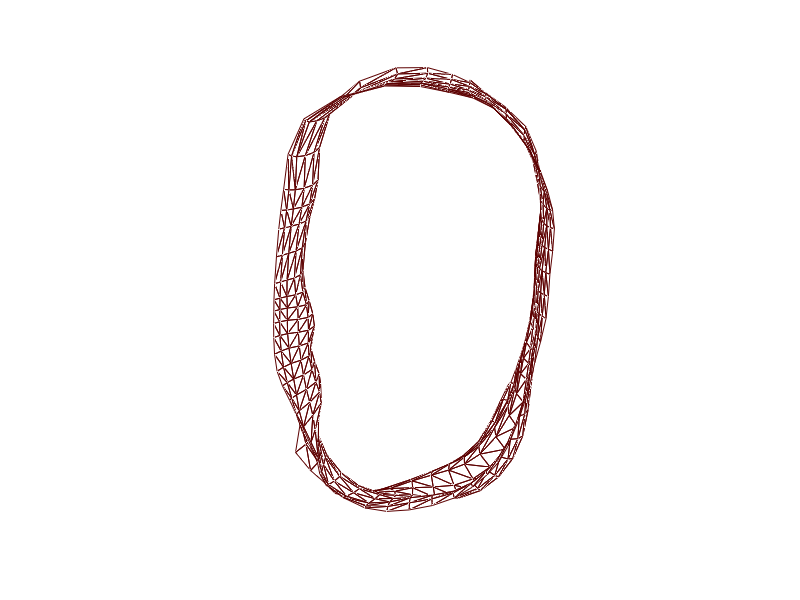

MATLAB code for this plot: (Note: this script raises an error after producing the figure.)

function test_generate_hrbf()

% Register gptoolbox
addpath(genpath('external'));

% Load neutral mesh
mesh = {};
load('mesh/neutral.mat');

% Regenerate and show HRBF
colors = hsv(length(mesh.bones));
i = 1;
offset = 1;
function regen(compute)
    
    % Recompute
    if compute
        [mesh.bones{i}.hrbf.points, mesh.bones{i}.hrbf.normals] = hrbf_points(mesh.bones{i}.vertices, mesh.bones{i}.faces, offset);
        mesh.bones{i}.hrbf.centers = hrbf_centers(mesh.bones{i}.hrbf.points);
        mesh.bones{i}.hrbf.coefficients = hrbf_coefficients(mesh.bones{i}.hrbf.centers, mesh.bones{i}.hrbf.points, mesh.bones{i}.hrbf.normals);
    end
    
    % Show
    v = get(gca, 'view');
    trimesh(mesh.bones{i}.faces, mesh.bones{i}.vertices(:, 1), mesh.bones{i}.vertices(:, 2), mesh.bones{i}.vertices(:, 3), 'FaceAlpha', 0, 'EdgeColor', colors(i, :));
    view([-90, 0]);
    camlight;
    view([90, 0]);
    camlight;
    axis equal;
    grid off;
    lighting gouraud;
    axis off;
    hold on;
    [X, Y, Z] = meshgrid( ...
        min(mesh.bones{i}.vertices(:, 1)) - 3 : 0.2 : max(mesh.bones{i}.vertices(:, 1)) + 3, ...
        min(mesh.bones{i}.vertices(:, 2)) - 3 : 0.2 : max(mesh.bones{i}.vertices(:, 2)) + 3, ...
        min(mesh.bones{i}.vertices(:, 3)) - 3 : 0.2 : max(mesh.bones{i}.vertices(:, 3)) + 3 ...
    );
    V = hrbf_apply(mesh.bones{i}.hrbf.centers, mesh.bones{i}.hrbf.coefficients, [X(:), Y(:), Z(:)]);
    V = reshape(V, size(X));
    p = patch(isosurface(X, Y, Z, V, 0));
    isonormals(X, Y, Z, V, p);
    p.FaceColor = colors(i, :);
    p.FaceAlpha = 0.5;
    p.EdgeColor = 'none';
    quiver3(mesh.bones{i}.hrbf.points(:, 1), mesh.bones{i}.hrbf.points(:, 2), mesh.bones{i}.hrbf.points(:, 3), mesh.bones{i}.hrbf.normals(:, 1), mesh.bones{i}.hrbf.normals(:, 2), mesh.bones{i}.hrbf.normals(:, 3), 'Color', colors(i, :));
    hold off;
    set(gca, 'view', v);
    
    % Handle key callback
    function callback(~, event, ~)
        switch event.Key
            case 's'
                i = mod(i, length(mesh.bones)) + 1;
                offset = 1;
                regen(0);
            case 'y'
                save('mesh/neutral.mat', 'mesh');
                disp('neutral.mat saved');
                i = mod(i, length(mesh.bones)) + 1;
                offset = 1;
                regen(0);
            case 'n'
                regen(1);
            case 'p'
                offset = offset + 0.25;
                regen(1);
            case 'm'
                offset = offset - 0.25;
                regen(1);
        end
    end
    set(gcf, 'KeyPressFcn', @callback);
end
regen(0);
pause;

end